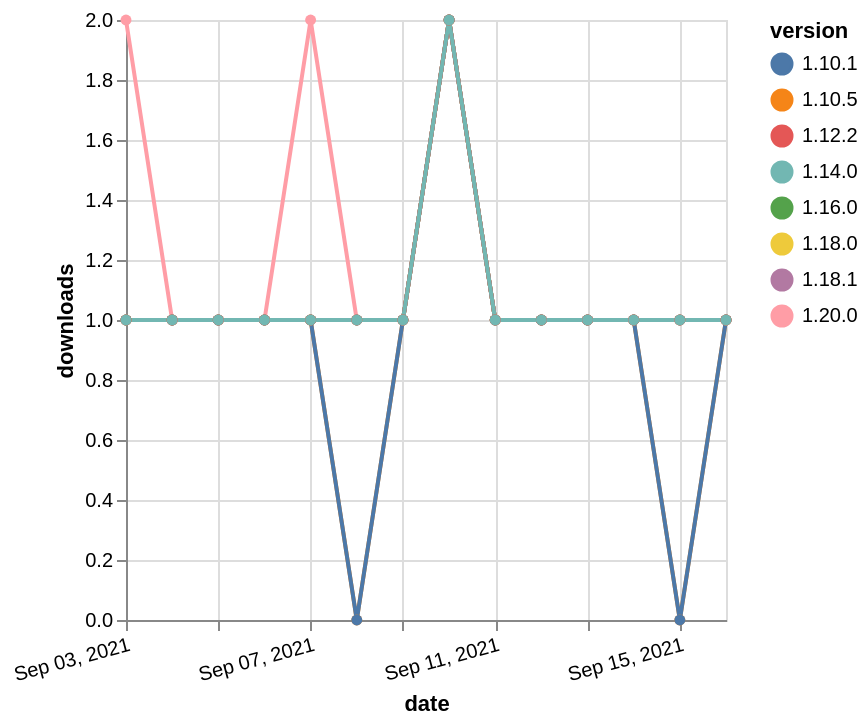

The Vega-Lite source for this figure:
### Vega-Lite specification from a JSON file in a GitHub repository (floating-point values rounded to 4 significant figures)
{"$schema": "https://vega.github.io/schema/vega-lite/v5.json", "description": "A simple bar chart with embedded data.", "data": {"values": [{"date": "2021-09-03", "total": 243, "delta": 1, "version": "1.10.5"}, {"date": "2021-09-04", "total": 244, "delta": 1, "version": "1.10.5"}, {"date": "2021-09-05", "total": 245, "delta": 1, "version": "1.10.5"}, {"date": "2021-09-06", "total": 246, "delta": 1, "version": "1.10.5"}, {"date": "2021-09-07", "total": 247, "delta": 1, "version": "1.10.5"}, {"date": "2021-09-08", "total": 247, "delta": 0, "version": "1.10.5"}, {"date": "2021-09-09", "total": 248, "delta": 1, "version": "1.10.5"}, {"date": "2021-09-10", "total": 250, "delta": 2, "version": "1.10.5"}, {"date": "2021-09-11", "total": 251, "delta": 1, "version": "1.10.5"}, {"date": "2021-09-12", "total": 252, "delta": 1, "version": "1.10.5"}, {"date": "2021-09-13", "total": 253, "delta": 1, "version": "1.10.5"}, {"date": "2021-09-14", "total": 254, "delta": 1, "version": "1.10.5"}, {"date": "2021-09-15", "total": 254, "delta": 0, "version": "1.10.5"}, {"date": "2021-09-16", "total": 255, "delta": 1, "version": "1.10.5"}, {"date": "2021-09-03", "total": 249, "delta": 1, "version": "1.10.1"}, {"date": "2021-09-04", "total": 250, "delta": 1, "version": "1.10.1"}, {"date": "2021-09-05", "total": 251, "delta": 1, "version": "1.10.1"}, {"date": "2021-09-06", "total": 252, "delta": 1, "version": "1.10.1"}, {"date": "2021-09-07", "total": 253, "delta": 1, "version": "1.10.1"}, {"date": "2021-09-08", "total": 253, "delta": 0, "version": "1.10.1"}, {"date": "2021-09-09", "total": 254, "delta": 1, "version": "1.10.1"}, {"date": "2021-09-10", "total": 256, "delta": 2, "version": "1.10.1"}, {"date": "2021-09-11", "total": 257, "delta": 1, "version": "1.10.1"}, {"date": "2021-09-12", "total": 258, "delta": 1, "version": "1.10.1"}, {"date": "2021-09-13", "total": 259, "delta": 1, "version": "1.10.1"}, {"date": "2021-09-14", "total": 260, "delta": 1, "version": "1.10.1"}, {"date": "2021-09-15", "total": 260, "delta": 0, "version": "1.10.1"}, {"date": "2021-09-16", "total": 261, "delta": 1, "version": "1.10.1"}, {"date": "2021-09-03", "total": 153, "delta": 1, "version": "1.18.0"}, {"date": "2021-09-04", "total": 154, "delta": 1, "version": "1.18.0"}, {"date": "2021-09-05", "total": 155, "delta": 1, "version": "1.18.0"}, {"date": "2021-09-06", "total": 156, "delta": 1, "version": "1.18.0"}, {"date": "2021-09-07", "total": 157, "delta": 1, "version": "1.18.0"}, {"date": "2021-09-08", "total": 158, "delta": 1, "version": "1.18.0"}, {"date": "2021-09-09", "total": 159, "delta": 1, "version": "1.18.0"}, {"date": "2021-09-10", "total": 161, "delta": 2, "version": "1.18.0"}, {"date": "2021-09-11", "total": 162, "delta": 1, "version": "1.18.0"}, {"date": "2021-09-12", "total": 163, "delta": 1, "version": "1.18.0"}, {"date": "2021-09-13", "total": 164, "delta": 1, "version": "1.18.0"}, {"date": "2021-09-14", "total": 165, "delta": 1, "version": "1.18.0"}, {"date": "2021-09-15", "total": 166, "delta": 1, "version": "1.18.0"}, {"date": "2021-09-16", "total": 167, "delta": 1, "version": "1.18.0"}, {"date": "2021-09-03", "total": 120, "delta": 2, "version": "1.20.0"}, {"date": "2021-09-04", "total": 121, "delta": 1, "version": "1.20.0"}, {"date": "2021-09-05", "total": 122, "delta": 1, "version": "1.20.0"}, {"date": "2021-09-06", "total": 123, "delta": 1, "version": "1.20.0"}, {"date": "2021-09-07", "total": 125, "delta": 2, "version": "1.20.0"}, {"date": "2021-09-08", "total": 126, "delta": 1, "version": "1.20.0"}, {"date": "2021-09-09", "total": 127, "delta": 1, "version": "1.20.0"}, {"date": "2021-09-10", "total": 129, "delta": 2, "version": "1.20.0"}, {"date": "2021-09-11", "total": 130, "delta": 1, "version": "1.20.0"}, {"date": "2021-09-12", "total": 131, "delta": 1, "version": "1.20.0"}, {"date": "2021-09-13", "total": 132, "delta": 1, "version": "1.20.0"}, {"date": "2021-09-14", "total": 133, "delta": 1, "version": "1.20.0"}, {"date": "2021-09-15", "total": 134, "delta": 1, "version": "1.20.0"}, {"date": "2021-09-16", "total": 135, "delta": 1, "version": "1.20.0"}, {"date": "2021-09-03", "total": 157, "delta": 1, "version": "1.16.0"}, {"date": "2021-09-04", "total": 158, "delta": 1, "version": "1.16.0"}, {"date": "2021-09-05", "total": 159, "delta": 1, "version": "1.16.0"}, {"date": "2021-09-06", "total": 160, "delta": 1, "version": "1.16.0"}, {"date": "2021-09-07", "total": 161, "delta": 1, "version": "1.16.0"}, {"date": "2021-09-08", "total": 162, "delta": 1, "version": "1.16.0"}, {"date": "2021-09-09", "total": 163, "delta": 1, "version": "1.16.0"}, {"date": "2021-09-10", "total": 165, "delta": 2, "version": "1.16.0"}, {"date": "2021-09-11", "total": 166, "delta": 1, "version": "1.16.0"}, {"date": "2021-09-12", "total": 167, "delta": 1, "version": "1.16.0"}, {"date": "2021-09-13", "total": 168, "delta": 1, "version": "1.16.0"}, {"date": "2021-09-14", "total": 169, "delta": 1, "version": "1.16.0"}, {"date": "2021-09-15", "total": 170, "delta": 1, "version": "1.16.0"}, {"date": "2021-09-16", "total": 171, "delta": 1, "version": "1.16.0"}, {"date": "2021-09-03", "total": 131, "delta": 1, "version": "1.18.1"}, {"date": "2021-09-04", "total": 132, "delta": 1, "version": "1.18.1"}, {"date": "2021-09-05", "total": 133, "delta": 1, "version": "1.18.1"}, {"date": "2021-09-06", "total": 134, "delta": 1, "version": "1.18.1"}, {"date": "2021-09-07", "total": 135, "delta": 1, "version": "1.18.1"}, {"date": "2021-09-08", "total": 136, "delta": 1, "version": "1.18.1"}, {"date": "2021-09-09", "total": 137, "delta": 1, "version": "1.18.1"}, {"date": "2021-09-10", "total": 139, "delta": 2, "version": "1.18.1"}, {"date": "2021-09-11", "total": 140, "delta": 1, "version": "1.18.1"}, {"date": "2021-09-12", "total": 141, "delta": 1, "version": "1.18.1"}, {"date": "2021-09-13", "total": 142, "delta": 1, "version": "1.18.1"}, {"date": "2021-09-14", "total": 143, "delta": 1, "version": "1.18.1"}, {"date": "2021-09-15", "total": 144, "delta": 1, "version": "1.18.1"}, {"date": "2021-09-16", "total": 145, "delta": 1, "version": "1.18.1"}, {"date": "2021-09-03", "total": 197, "delta": 1, "version": "1.12.2"}, {"date": "2021-09-04", "total": 198, "delta": 1, "version": "1.12.2"}, {"date": "2021-09-05", "total": 199, "delta": 1, "version": "1.12.2"}, {"date": "2021-09-06", "total": 200, "delta": 1, "version": "1.12.2"}, {"date": "2021-09-07", "total": 201, "delta": 1, "version": "1.12.2"}, {"date": "2021-09-08", "total": 202, "delta": 1, "version": "1.12.2"}, {"date": "2021-09-09", "total": 203, "delta": 1, "version": "1.12.2"}, {"date": "2021-09-10", "total": 205, "delta": 2, "version": "1.12.2"}, {"date": "2021-09-11", "total": 206, "delta": 1, "version": "1.12.2"}, {"date": "2021-09-12", "total": 207, "delta": 1, "version": "1.12.2"}, {"date": "2021-09-13", "total": 208, "delta": 1, "version": "1.12.2"}, {"date": "2021-09-14", "total": 209, "delta": 1, "version": "1.12.2"}, {"date": "2021-09-15", "total": 210, "delta": 1, "version": "1.12.2"}, {"date": "2021-09-16", "total": 211, "delta": 1, "version": "1.12.2"}, {"date": "2021-09-03", "total": 186, "delta": 1, "version": "1.14.0"}, {"date": "2021-09-04", "total": 187, "delta": 1, "version": "1.14.0"}, {"date": "2021-09-05", "total": 188, "delta": 1, "version": "1.14.0"}, {"date": "2021-09-06", "total": 189, "delta": 1, "version": "1.14.0"}, {"date": "2021-09-07", "total": 190, "delta": 1, "version": "1.14.0"}, {"date": "2021-09-08", "total": 191, "delta": 1, "version": "1.14.0"}, {"date": "2021-09-09", "total": 192, "delta": 1, "version": "1.14.0"}, {"date": "2021-09-10", "total": 194, "delta": 2, "version": "1.14.0"}, {"date": "2021-09-11", "total": 195, "delta": 1, "version": "1.14.0"}, {"date": "2021-09-12", "total": 196, "delta": 1, "version": "1.14.0"}, {"date": "2021-09-13", "total": 197, "delta": 1, "version": "1.14.0"}, {"date": "2021-09-14", "total": 198, "delta": 1, "version": "1.14.0"}, {"date": "2021-09-15", "total": 199, "delta": 1, "version": "1.14.0"}, {"date": "2021-09-16", "total": 200, "delta": 1, "version": "1.14.0"}]}, "width": "container", "mark": {"type": "line", "point": {"filled": true}}, "encoding": {"x": {"field": "date", "type": "temporal", "timeUnit": "yearmonthdate", "title": "date", "axis": {"labelAngle": -15}}, "y": {"field": "delta", "type": "quantitative", "title": "downloads"}, "color": {"field": "version", "type": "nominal"}, "tooltip": {"field": "delta"}}}
